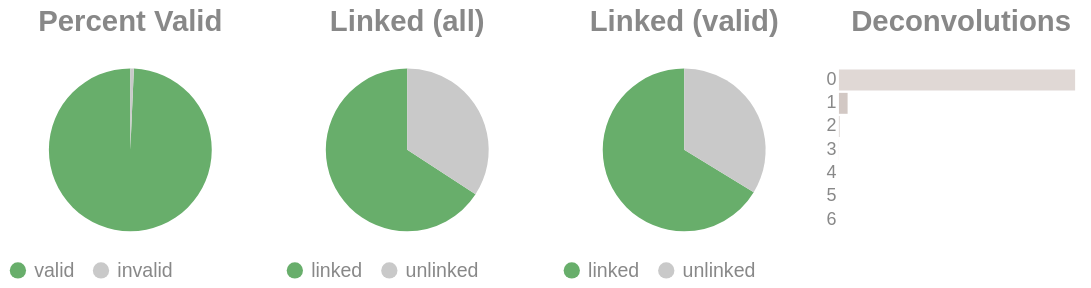

The notebook cell saved with this chart:
### Code cell
if SKIPLR:
    pass
else:
    clash = Counter()
    for i in valids['molecule'].to_list():
        _mol = i.split("-")
        if len(_mol) == 1:
            clash.update('0')
        else:
            clash.update(_mol[-1])

    _d = {"deconvolutions": [], 'count': []}
    for k,v in clash.items():
        _d['deconvolutions'].append(k)
        _d['count'].append(v)

    tot_valid = valids['reads'].sum()
    mask = valids['reads'] >= 2
    n_linked_reads = valids.filter(mask)['reads'].sum()
    if n_linked_reads == 0:
        print_html("No linked molecules (>=2 reads) were detected; skipping linked-only distributions.")
        SKIPLR = True
    else:
        perc_valid = round(tot_valid / n_reads, 4)
        linked_perc_abs = round(n_linked_reads / n_reads, 4)
        linked_perc = round(n_linked_reads / tot_valid, 4)

    _valid = pl.DataFrame({"valids": ['valid', 'invalid'], "count": [tot_valid, n_reads - tot_valid]})
    _linked_abs = pl.DataFrame({"linked (absolute)": ['linked', 'unlinked'], "count": [n_linked_reads, n_reads - n_linked_reads]})
    _linked_rel = pl.DataFrame({"linked (valids)": ['linked', 'unlinked'], "count": [n_linked_reads, tot_valid - n_linked_reads]})

    (
        alt.hconcat(
            piechart(_valid, goodval = 'valid', title = "Percent Valid"),
            piechart(_linked_abs, goodval = "linked", title =  "Linked (all)"),
            piechart(_linked_rel, goodval = "linked", title =  "Linked (valid)"),
            convolutionbar(pl.DataFrame(_d), title = "Deconvolutions"),
            center = True,
            bounds = 'flush'
        )
        .resolve_scale(color='independent')
        .resolve_legend('independent')
        .properties(usermeta={'embedOptions': {"actions": False}})
    ).display()

### Figure 1 — Vega-Lite specification as saved in the notebook (floating-point values rounded to 4 significant figures)
{"width": "container", "height": 400, "config": {"title": {"anchor": "start", "dy": -15, "fontSize": 18, "color": "#888888", "subtitleColor": "#888888", "subtitleFontSize": 14}, "arc": {"fill": "#0072B2"}, "axis": {"domainColor": "#888888", "domainWidth": 0.5, "gridWidth": 0.2, "grid": false, "titleFontWeight": 400, "titleFontSize": 15, "labelFontSize": 11, "labelColor": "#888888", "tickColor": "#888888", "tickWidth": 0.2, "titleColor": "#888888"}, "axisBand": {"grid": false}, "axisX": {"grid": true, "tickSize": 10, "domainCap": "round"}, "axisY": {"domain": false, "grid": true, "tickSize": 0, "domainCap": "round"}, "background": "transparent", "header": {"labelFontSize": 15, "labelColor": "#888888", "titleFontSize": 15, "titleFontWeight": 600, "titleColor": "#888888"}, "legend": {"labelFont": "sans-serif", "labelFontSize": 12, "labelColor": "#888888", "symbolSize": 100, "symbolType": "circle", "titleFontSize": 12, "titlePadding": 10, "titleColor": "#888888", "title": null}, "range": {"category": ["#E69F00", "#56B4E9", "#009E73", "#F0E442", "#0072B2", "#D55E00", "#CC79A7", "#000000"], "diverging": ["#cfe8f3", "#a2d4ec", "#73bfe2", "#46abdb", "#1696d2", "#12719e"]}, "area": {"fill": "#0072B2", "fillOpacity": 0.7, "line": true, "strokeOpacity": 0.7}, "line": {"color": "#0072B2", "stroke": "#0072B2", "strokeWidth": 2}, "trail": {"color": "#0072B2", "stroke": "#0072B2", "strokeWidth": 0, "size": 1}, "point": {"filled": true, "fillOpacity": 1.0, "size": 95}, "text": {"color": "#888888", "fontSize": 11, "align": "right", "fontWeight": 400, "size": 11}, "bar": {"fill": "#0072B2", "stroke": null}, "view": {"stroke": null, "continuousWidth": 660, "continuousHeight": 400}}, "hconcat": [{"data": {"name": "data-c25d6c6a2a7666f5cbda74fe06d18580"}, "mark": {"type": "arc"}, "encoding": {"color": {"field": "valids", "legend": {"orient": "bottom", "title": null}, "scale": {"domain": ["valid", "invalid"], "range": ["#68ae6b", "#C9C9C9"]}, "title": "Valids", "type": "nominal"}, "theta": {"field": "count", "type": "quantitative"}, "tooltip": [{"field": "valids", "title": "Valids", "type": "ordinal"}, {"field": "percent", "format": ".2%", "title": "Percent", "type": "quantitative"}, {"field": "count", "title": "Count", "type": "quantitative"}]}, "height": 100, "title": {"text": "Percent Valid", "align": "center", "anchor": "middle"}, "transform": [{"calculate": "datum.count / 11378429", "as": "percent"}], "width": 150}, {"data": {"name": "data-0e44273e58b0369963907b3740206115"}, "mark": {"type": "arc"}, "encoding": {"color": {"field": "linked (absolute)", "legend": {"orient": "bottom", "title": null}, "scale": {"domain": ["linked", "unlinked"], "range": ["#68ae6b", "#C9C9C9"]}, "title": "Linked (Absolute)", "type": "nominal"}, "theta": {"field": "count", "type": "quantitative"}, "tooltip": [{"field": "linked (absolute)", "title": "Linked (Absolute)", "type": "ordinal"}, {"field": "percent", "format": ".2%", "title": "Percent", "type": "quantitative"}, {"field": "count", "title": "Count", "type": "quantitative"}]}, "height": 100, "title": {"text": "Linked (all)", "align": "center", "anchor": "middle"}, "transform": [{"calculate": "datum.count / 11378429", "as": "percent"}], "width": 150}, {"data": {"name": "data-18ff79e802739b78520ed7352913194c"}, "mark": {"type": "arc"}, "encoding": {"color": {"field": "linked (valids)", "legend": {"orient": "bottom", "title": null}, "scale": {"domain": ["linked", "unlinked"], "range": ["#68ae6b", "#C9C9C9"]}, "title": "Linked (Valids)", "type": "nominal"}, "theta": {"field": "count", "type": "quantitative"}, "tooltip": [{"field": "linked (valids)", "title": "Linked (Valids)", "type": "ordinal"}, {"field": "percent", "format": ".2%", "title": "Percent", "type": "quantitative"}, {"field": "count", "title": "Count", "type": "quantitative"}]}, "height": 100, "title": {"text": "Linked (valid)", "align": "center", "anchor": "middle"}, "transform": [{"calculate": "datum.count / 11299007", "as": "percent"}], "width": 150}, {"data": {"name": "data-d2046b76aef01984a824ef8b7d36c6c4"}, "mark": {"type": "bar"}, "encoding": {"color": {"field": "deconvolutions", "legend": null, "scale": {"scheme": "lightgreyred"}, "type": "nominal"}, "tooltip": [{"field": "deconvolutions", "title": "Deconvolutions", "type": "ordinal"}, {"field": "percent", "format": ".2%", "title": "Percent", "type": "quantitative"}, {"field": "count", "title": "Count", "type": "quantitative"}], "x": {"axis": null, "field": "count", "type": "quantitative"}, "y": {"field": "deconvolutions", "sort": "ascending", "title": null, "type": "nominal"}}, "height": 100, "title": {"text": "Deconvolutions", "align": "center", "anchor": "middle"}, "transform": [{"calculate": "datum.count / 6025722", "as": "percent"}], "width": 150}], "bounds": "flush", "center": true, "resolve": {"legend": {"angle": "independent"}, "scale": {"color": "independent"}}, "usermeta": {"embedOptions": {"actions": false}}, "$schema": "https://vega.github.io/schema/vega-lite/v6.1.0.json", "datasets": {"data-c25d6c6a2a7666f5cbda74fe06d18580": [{"valids": "valid", "count": 11299007}, {"valids": "invalid", "count": 79422}], "data-0e44273e58b0369963907b3740206115": [{"linked (absolute)": "linked", "count": 7490423}, {"linked (absolute)": "unlinked", "count": 3888006}], "data-18ff79e802739b78520ed7352913194c": [{"linked (valids)": "linked", "count": 7490423}, {"linked (valids)": "unlinked", "count": 3808584}], "data-d2046b76aef01984a824ef8b7d36c6c4": [{"deconvolutions": "0", "count": 5799381}, {"deconvolutions": "1", "count": 212915}, {"deconvolutions": "2", "count": 12336}, {"deconvolutions": "3", "count": 975}, {"deconvolutions": "4", "count": 102}, {"deconvolutions": "5", "count": 11}, {"deconvolutions": "6", "count": 2}]}}
